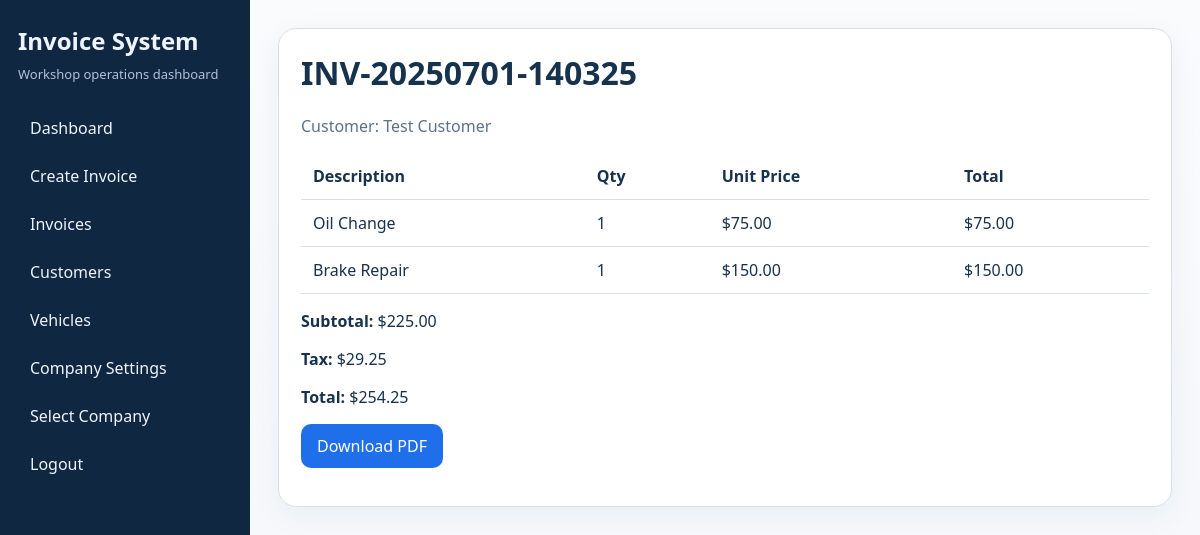
Screenshot of /view_invoice/2 (signed in) with the database file from the repository.
### app.py (models this page shows)
class Invoice(db.Model):
    id = db.Column(db.Integer, primary_key=True)
    invoice_number = db.Column(db.String(20), unique=True, nullable=False)
    customer_id = db.Column(db.Integer, db.ForeignKey('customer.id'), nullable=False)
    vehicle_id = db.Column(db.Integer, db.ForeignKey('vehicle.id'))
    status = db.Column(db.String(20))
    subtotal = db.Column(db.Float)
    tax_rate = db.Column(db.Float, default=13.0)
    tax_amount = db.Column(db.Float)
    total = db.Column(db.Float)
    notes = db.Column(db.Text)
    created_at = db.Column(db.DateTime, default=datetime.utcnow)
    items = db.relationship('InvoiceItem', backref='invoice', lazy=True)

class Customer(db.Model):
    id = db.Column(db.Integer, primary_key=True)
    name = db.Column(db.String(100), nullable=False)
    phone = db.Column(db.String(20))
    email = db.Column(db.String(120))
    address = db.Column(db.String(200))
    created_at = db.Column(db.DateTime, default=datetime.utcnow)
    vehicles = db.relationship('Vehicle', backref='customer', lazy=True)
    invoices = db.relationship('Invoice', backref='customer', lazy=True)

class InvoiceItem(db.Model):
    id = db.Column(db.Integer, primary_key=True)
    invoice_id = db.Column(db.Integer, db.ForeignKey('invoice.id'), nullable=False)
    description = db.Column(db.String(200))
    quantity = db.Column(db.Integer)
    unit_price = db.Column(db.Float)
    total = db.Column(db.Float)

### app.py (the view)
@app.route('/view_invoice/<int:invoice_id>')
def view_invoice(invoice_id):
    if not session.get('logged_in'):
        return redirect(url_for('login'))
    company = Company.query.first()
    if company:
        print(f"View Invoice: Company name fetched: {company.name}") # Debug print
    else:
        print("View Invoice: No company found in DB.") # Debug print
    invoice_data = get_invoice_by_id(invoice_id)
    if not invoice_data:
        flash("Invoice not found!", "error")
        return redirect(url_for("invoices"))
    selected_company = session.get('selected_company', 'generic')
    return render_template("view_invoice.html",
                         invoice=invoice_data,
                         company=company,
                         session=session,
                         selected_company=selected_company)

### app.py (called while the page is built)
def get_invoice_by_id(invoice_id):
    return Invoice.query.get(invoice_id)

### templates/view_invoice.html (shortened to what this page needs)
{% extends "base.html" %}
{% block content %}
<div class="hero">
    <h1>{{ invoice.invoice_number }}</h1>
    <p class="muted">Customer: {{ invoice.customer.name if invoice.customer else 'Unknown' }}</p>
    <table>
        <thead><tr><th>Description</th><th>Qty</th><th>Unit Price</th><th>Total</th></tr></thead>
        <tbody>
        {% for item in invoice.items %}
            <tr>
                <td>{{ item.description }}</td>
                <td>{{ item.quantity }}</td>
                <td>${{ '%.2f'|format(item.unit_price or 0) }}</td>
                <td>${{ '%.2f'|format(item.total or 0) }}</td>
            </tr>
        {% endfor %}
        </tbody>
    </table>
    <p><strong>Subtotal:</strong> ${{ '%.2f'|format(invoice.subtotal or 0) }}</p>
    <p><strong>Tax:</strong> ${{ '%.2f'|format(invoice.tax_amount or 0) }}</p>
    <p><strong>Total:</strong> ${{ '%.2f'|format(invoice.total or 0) }}</p>
    <p><a class="button" href="{{ url_for('download_invoice_pdf', invoice_id=invoice.id) }}">Download PDF</a></p>
</div>
{% endblock %}

### templates/base.html (style rules this page uses)
:root { --bg: #f4f7fb; --panel: #ffffff; --ink: #17324d; --muted: #5b7288; --accent: #1f6feb; --accent-2: #0c8f6a; --border: #d7e1ea; --danger: #c2410c; }
* { box-sizing: border-box; }
body { margin: 0; font-family: "Segoe UI", Arial, sans-serif; background: linear-gradient(180deg, #f9fbfd 0%, var(--bg) 100%); color: var(--ink); }
a { color: var(--accent); text-decoration: none; }
.hero, .card { background: var(--panel); border: 1px solid var(--border); border-radius: 18px; padding: 22px; box-shadow: 0 8px 30px rgba(18, 61, 91, 0.06); }
.hero { margin-bottom: 20px; }
h1, h2, h3 { margin-top: 0; }
.muted { color: var(--muted); }
button, .button { display: inline-block; background: var(--accent); color: #fff; border: none; border-radius: 10px; padding: 11px 16px; font: inherit; cursor: pointer; }
table { width: 100%; border-collapse: collapse; }
th, td { padding: 12px; border-bottom: 1px solid var(--border); text-align: left; }

### rows the page displays
Invoice: invoice_number "INV-20250701-140325", subtotal "225.00", tax_amount "29.25", total "254.25"
Customer: customer "Test Customer"
InvoiceItem: description "Oil Change", quantity "1", unit_price "75.00", total "75.00"
InvoiceItem: description "Brake Repair", quantity "1", unit_price "150.00", total "150.00"
